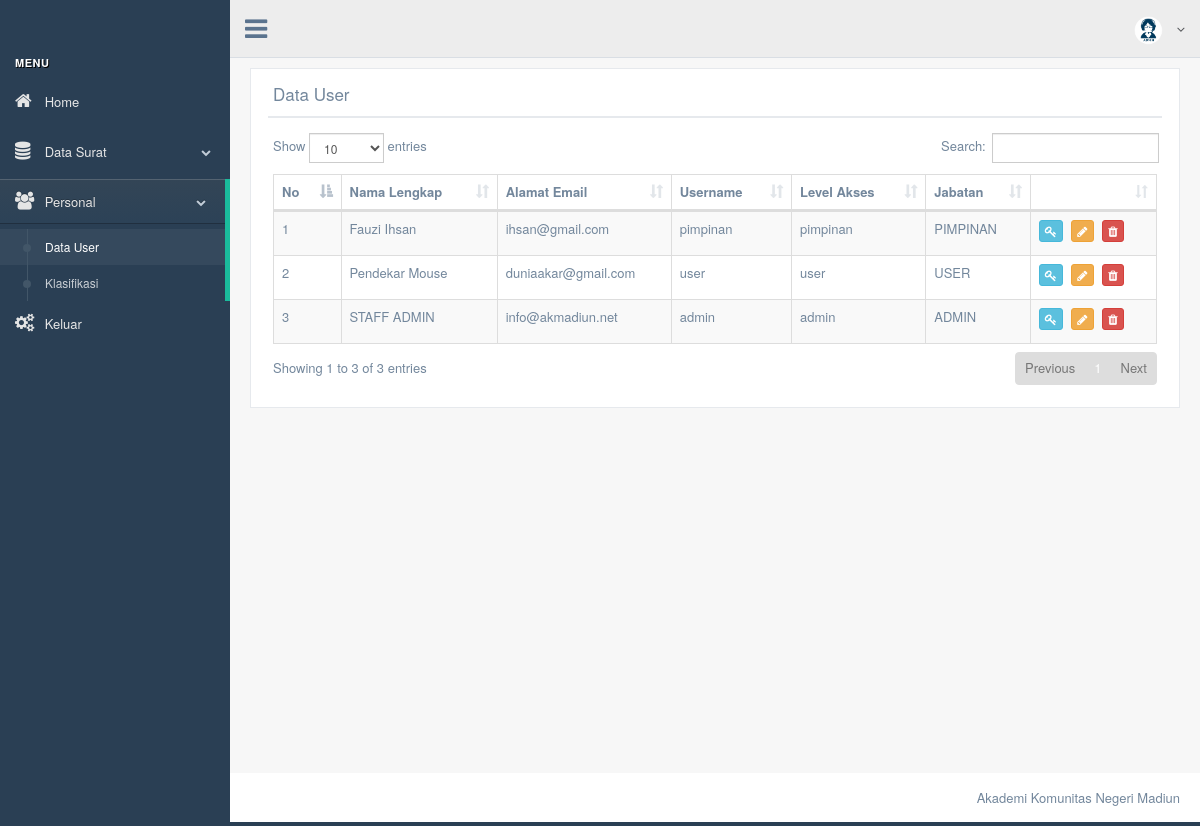
/production/tabel_user.php (signed in), run on the app's committed database.
### tables this page shows
CREATE TABLE `user` (
  `id_user` int(4) NOT NULL,
  `nama_user` varchar(50) DEFAULT NULL,
  `email` varchar(40) DEFAULT NULL,
  `username` varchar(30) DEFAULT NULL,
  `password` varchar(69) DEFAULT NULL,
  `level` enum('admin','pimpinan','user') DEFAULT NULL,
  `jabatan` varchar(30) NOT NULL
);

### production/tabel_user.php (the view, shortened to what this page needs)
<!DOCTYPE html>
<html lang="en">
  <head>
    <link href="../vendors/bootstrap/dist/css/bootstrap.min.css" rel="stylesheet">
    <link href="../vendors/font-awesome/css/font-awesome.min.css" rel="stylesheet">
    <link href="../vendors/nprogress/nprogress.css" rel="stylesheet">
    <link href="../vendors/iCheck/skins/flat/green.css" rel="stylesheet">
    <link href="../vendors/datatables.net-bs/css/dataTables.bootstrap.min.css" rel="stylesheet">
    <link href="../vendors/datatables.net-buttons-bs/css/buttons.bootstrap.min.css" rel="stylesheet">
    <link href="../vendors/datatables.net-fixedheader-bs/css/fixedHeader.bootstrap.min.css" rel="stylesheet">
    <link href="../vendors/datatables.net-responsive-bs/css/responsive.bootstrap.min.css" rel="stylesheet">
    <link href="../vendors/datatables.net-scroller-bs/css/scroller.bootstrap.min.css" rel="stylesheet">
    <link href="../build/css/custom.min.css" rel="stylesheet">
  </head>
<?php
if(empty($_SESSION['JenengAdmin'])){
echo "<script>";
echo "alert('Akses Ditolak');";
echo "location='../login.php'";
echo "</script>";
}else{
?>
  <body class="nav-md">
    <div class="container body">
      <div class="main_container">
        <?php
		require_once("menu.php");
		?>
        <div class="top_nav">
          <?php
		  require_once("navigation.php");
		  ?>
        </div>
        <div class="right_col" role="main">
          <div class="">
            <div class="row">
              <div class="col-md-12 col-sm-12 col-xs-12">
                <div class="x_panel">
                  <div class="x_title">
                    <h2>Data User <small><a href="form_user.php" class="btn btn-success btn-xs"><span class="fa fa-plus"></span> Tambah User</a></small></h2>
                    <div class="clearfix"></div>
                  </div>
                  <div class="x_content">
                    <table id="datatable-responsive" class="table table-striped table-bordered dt-responsive nowrap" cellspacing="0" width="100%">
                      <thead>
                        <tr>
                          <th>No</th>
                          <th>Nama Lengkap</th>
                          <th>Alamat Email </th>
                          <th>Username</th>
                          <th>Level Akses</th>
                          <th>Jabatan</th>
						  <td></td>
                        </tr>
                      </thead>
                      <tbody>
					  	<?php
						require_once("Connections/koneksi.php");
						$nomor=1;
					  	$query_user=mysqli_query($link,"select * from user ORDER BY nama_user ASC");
						while($row_user=mysqli_fetch_object($query_user)){
					  	?>
                        <tr>
						  <td><?php echo $nomor;?></td>
                          <td><?php echo $row_user->nama_user;?></td>
                          <td><?php echo $row_user->email;?></td>
                          <td><?php echo $row_user->username;?></td>
                          <td><?php echo $row_user->level;?></td>
                          <td><?php echo $row_user->jabatan;?></td>
						  <td>
						  	<a title="Ganti Password" class="btn btn-info btn-xs" href=""><i class="fa fa-key"></i></a>
							<a title="Rubah Data" class="btn btn-warning btn-xs" href="form_user.php?ID=<?php echo $row_user->id_user;?>"><i class="fa fa-pencil"></i></a>
							<a title="Hapus Data" class="btn btn-danger btn-xs" href="hapus.php?set=user&id=<?php echo $row_user->id_user;?>"><i class="fa fa-trash"></i></a>
						  </td>
                        </tr>
						<?php
						$nomor++;
						}
						?>
                      </tbody>
                    </table>
                  </div>
                </div>
              </div>
            </div>
          </div>
        </div>
        <footer>
          <div class="pull-right">
            Akademi Komunitas Negeri Madiun
          </div>
          <div class="clearfix"></div>
        </footer>
      </div>
    </div>
  </body>
  <?php
  }
  ?>
</html>

### data on the page
user: nama_user "Fauzi Ihsan", email "ihsan@gmail.com", username "pimpinan", level "pimpinan", jabatan "PIMPINAN"
user: nama_user "Pendekar Mouse", email "duniaakar@gmail.com", username "user", level "user", jabatan "USER"
user: nama_user "STAFF ADMIN", email "info@akmadiun.net", username "admin", level "admin", jabatan "ADMIN"
